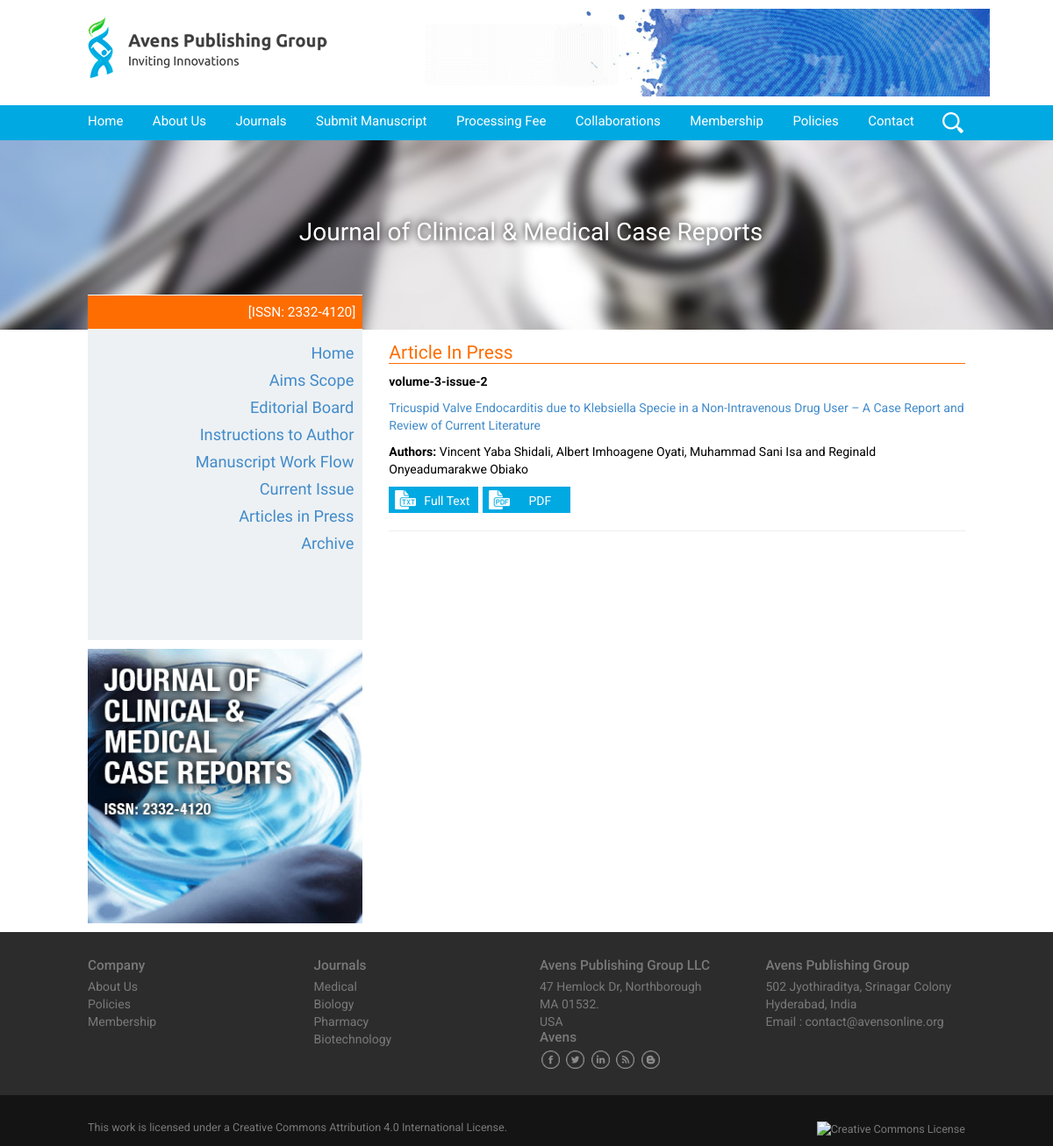
The page /medical/clinical-medical-case-reports/articles-in-press-2/ on the database its author committed.
### tables this page shows
CREATE TABLE `wp_journals` (
  `id` int(11) NOT NULL,
  `issn_number` varchar(255) NOT NULL,
  `created_date` date NOT NULL,
  `updated_date` date NOT NULL,
  `journal_name` varchar(255) NOT NULL,
  `journal_url_slug` text NOT NULL,
  `main_category_id` int(11) NOT NULL,
  `journal_meta_keywords` text NOT NULL,
  `journal_ic_value` varchar(255) NOT NULL,
  `banner_image` varchar(255) NOT NULL,
  `sidebar_image` varchar(255) NOT NULL,
  `journal_description` text NOT NULL,
  `deleted` tinyint(4) NOT NULL DEFAULT '1'
);

CREATE TABLE `wp_journal_posts` (
  `id` int(11) NOT NULL,
  `post_name` varchar(255) NOT NULL,
  `category_id` int(11) NOT NULL,
  `journal_id` int(11) NOT NULL,
  `post_slug` text NOT NULL,
  `journal_slug` text NOT NULL,
  `post_content` text NOT NULL,
  `created_date` date NOT NULL,
  `updated_date` date NOT NULL,
  `deleted` tinyint(4) NOT NULL DEFAULT '1'
);

CREATE TABLE `wp_journal_archives` (
  `id` int(11) NOT NULL,
  `journal_id` int(11) NOT NULL,
  `category_id` int(11) NOT NULL,
  `archive_desc` text NOT NULL,
  `archive_doi` text NOT NULL,
  `archive_year` int(10) NOT NULL,
  `archive_volume` text NOT NULL,
  `archive_fulltext` text NOT NULL,
  `archive_pdf` text NOT NULL,
  `archive_in` tinyint(4) NOT NULL COMMENT '1 means in Article In Press, 2 means in current issue, 3 means in archive',
  `journal_slug` text NOT NULL,
  `created_date` date NOT NULL,
  `updated_date` date NOT NULL,
  `deleted` tinyint(4) NOT NULL DEFAULT '1' COMMENT '1 means not deleted, 0 means deleted'
);

### application/controllers/medical.php (called while the page is built, shortened)
<?php
class Medical extends CI_Controller {
	public function index() {
		$this->load->model('App_model');
        $data['title'] = "Post Info";
		if((strpos($this->uri->segment(3), 'current-issue') !== false) || (strpos($this->uri->segment(3), 'articles-in-press') !== false) || (strpos($this->uri->segment(3), 'archive') !== false) || (strpos($this->uri->segment(3), 'special-issues') !== false) || (strpos($this->uri->segment(3), 'special-issue') !== false)) {
			$data['archive_info'] = $this->App_model->get_archive_info($this->uri->segment(1),$this->uri->segment(2),$this->uri->segment(3));
			$data['get_sidebar_links'] = $this->App_model->get_sidebar_links($this->uri->segment(1),$this->uri->segment(2),$this->uri->segment(3));
			$data['links_info'] = $this->App_model->get_sidebar_slugs($this->uri->segment(1),$this->uri->segment(2),$this->uri->segment(3));
			$this->load->view('templates/header', $data);
			$this->load->view('pages/archive_info.php', $data);
        	$this->load->view('templates/footer', $data);
    	}
	}
}

### index.php (called while the page is built, shortened)
<?php
require_once BASEPATH.'core/CodeIgniter.php';

### application/models/app_model.php (called while the page is built, shortened)
<?php
class App_model extends CI_Model {
	function get_archive_info($cat_name,$journal_name,$post_name) {
		if((strpos($post_name, 'articles-in-press') !== false)) {
			$archive_type = '1';
		} else if((strpos($post_name, 'current-issue') !== false)) {
			$archive_type = '2';
		} else if((strpos($post_name, 'archive') !== false)) {
			$archive_type = '3';
		}else if((strpos($post_name, 'special-issues') !== false) ||  (strpos($post_name, 'special-issue') !== false)) {
			$archive_type = '4';
		}
		$query  = $this->db->query('SELECT * FROM wp_journal_archives jp JOIN wp_journals j on jp.journal_id = j.id INNER JOIN wp_journal_main_categories mc on mc.category_id = j.main_category_id WHERE jp.archive_in = "'.$archive_type.'" AND mc.category_name = "'.$cat_name.'" AND j.journal_url_slug = "'.$journal_name.'" ORDER BY jp.archive_year ASC');
		return $query->result_array();
	}
	function get_sidebar_links($cat_name,$journal_name,$post_name) {
		if((strpos($post_name, 'articles-in-press') !== false)) {
			$archive_type = '1';
		} else if((strpos($post_name, 'current-issue') !== false)) {
			$archive_type = '2';
		} else if((strpos($post_name, 'archive') !== false)) {
			$archive_type = '3';
		}else if((strpos($post_name, 'special-issues') !== false) || (strpos($post_name, 'special-issue') !== false)) {
			$archive_type = '4';
		}
		if($archive_type == '3') {
			$query = $this->db->query('SELECT * FROM wp_journal_archives jp INNER JOIN wp_journals j on jp.journal_id = j.id INNER JOIN wp_journal_main_categories mc on mc.category_id = j.main_category_id WHERE mc.category_name = "'.$cat_name.'" AND j.journal_url_slug = "'.$journal_name.'"');
		} else {
			$query  = $this->db->query('SELECT * FROM wp_journal_archives jp INNER JOIN wp_journals j on jp.journal_id = j.id INNER JOIN wp_journal_main_categories mc on mc.category_id = j.main_category_id WHERE mc.category_name = "'.$cat_name.'" AND j.journal_url_slug = "'.$journal_name.'"');
		}
		return $query->result_array();
	}
	function get_sidebar_slugs ($cat_name,$journal_name,$post_name) {
		$query = $this->db->query('SELECT jp.post_name,mc.category_name,j.journal_url_slug,jp.post_slug FROM wp_journal_posts jp INNER JOIN wp_journals j on jp.journal_id = j.id INNER JOIN wp_journal_main_categories mc on mc.category_id = j.main_category_id WHERE mc.category_name = "'.$cat_name.'" AND j.journal_url_slug = "'.$journal_name.'" ORDER BY jp.created_date ASC');
		return $query->result_array();
	}
}

### application/views/pages/archive_info.php (the view, shortened to what this page needs)
<div id="main" class="site-main">	<div id="primary" class="content-area">
	<div id="content" class="site-content" role="main">
<div class="journal-name">
	<div class="container">
		<h1 class="entry-title"><?php echo $get_sidebar_links[0]['journal_name']; ?></h1>
	</div>
</div>
<div class="container">
	<div class="row">
		<div class="col-sm-4">
			<div>
				<div id="journal-sidebar-wrapper">
					<?php
					if($archive_info[0]['issn_number']) {
							echo "<div class='issn-num'><p>".$archive_info[0]['issn_number']."</p></div>";
						}
					?>
					<div id="journal-sidebar">
						<div id="nav-post">
							<ul class="post-nav">
								<?php
								foreach ($links_info as $key => $value) {
									echo '<li><a class="" href="'.base_url().''.strtolower($value['category_name']).'/'.$value['journal_url_slug'].'/'.$value['post_slug'].'/">'.$value['post_name'].'</a></li>';
								}
								?>
							</ul>
						</div>
					</div>
				</div>
				<div class="journal-info-box">
					<?php if(isset($archive_info) && !empty($archive_info)){ ?>
					<img src="<?php echo base_url(); ?>public/images/journal-sidebar-images/<?php echo $archive_info[0]['sidebar_image'] ?>" class="img-responsive">
					<?php } ?>
				</div>
			</div>
		</div>
		<div class="col-sm-8">
			<div class="post-text-box">
				<div id="post-content">
					<?php
					if(strpos($this->uri->segment(3), 'current-issue') !== false) {
						echo '<h1>Current Issue</h1>';
					}else if(strpos($this->uri->segment(3), 'articles-in-press') !== false) {
						echo '<h1>Article In Press</h1>';
					}
					else if(strpos($this->uri->segment(3), 'archive') !== false) {
						echo '<h1>Archive</h1>';
					}else if(strpos($this->uri->segment(3), 'special-issues') !== false) {
						echo '<h1>Special Issues</h1>';
					}
					?>
					<?php
					if(strpos($this->uri->segment(3), 'archive') !== false) {
						$year_arr = array();
						foreach ($archive_info as $key => $value) {
							array_push($year_arr, $value['archive_year']);
						}
						$temp_arr = array();
						foreach ($archive_info as $key => $value) {
							$temp_arr[$value['archive_year']][$value['archive_volume']][] = $value;
						}
						$f_flag = true;
						echo '<ul id="myTabs" class="nav nav-tabs" role="tablist">';
						foreach ($temp_arr as $key => $value) {
							if($f_flag) {
								echo '<li class="active"><a href="#'.$key.'" id="'.$key.'-tab" role="tab" data-toggle="tab" aria-controls="'.$key.'" aria-expanded="false">'.$key.'</a></li>';
							} else {
								echo '<li><a href="#'.$key.'" id="'.$key.'-tab" role="tab" data-toggle="tab" aria-controls="'.$key.'" aria-expanded="false">'.$key.'</a></li>';
							}
							$f_flag = false;
						}
						echo '</ul>';
						$s_flag = true;
						echo '<div id="myTabContent" class="tab-content">';
						foreach ($temp_arr as $key => $value) {
							if($s_flag) {
								echo '<div class="tab-pane fade active in" id="'.$key.'" aria-labelledby="'.$key.'-tab">';
							} else {
								echo '<div class="tab-pane fade active " id="'.$key.'" aria-labelledby="'.$key.'-tab">';
							}
							foreach ($value as $k => $v) {
								echo '<div class="post-archive-box"><p class="month"><strong>'.$k.'</strong></p>';
								echo '<div class="post-archive-box-inner" style="display:none">';
								foreach ($v as $a => $b) {
									echo '<div class="archive-info">';
									echo $b['archive_desc'];
									echo '<div class="btn-wrapper">
<p><a href="'.$b['archive_fulltext'].'" target="_blank" class="icon-fulltext">Full Text</a><a href="'.$b['archive_pdf'].'" target="_blank" class="icon-pdf">PDF</a></p></div>';
									echo '</div>';
								}
								echo '</div></div>';
							}
							echo '</div>';
							$s_flag = false;
						}
						echo '</div>';
					}
					 else {
						$i = 0;
						foreach ($archive_info as $key => $value) {
							if($i == '0') {
								echo '<p><b>'.$value['archive_volume'].'</b></p>';
							}
							echo '<div class="archive-box"><div>'.$value['archive_desc'].'</div>';
							if(!empty($value['archive_fulltext']) && !empty($value['archive_pdf'])) {
								echo '<div class="btn-wrapper">
								<p><a href="'.$value['archive_fulltext'].'" target="_blank" class="icon-fulltext">Full Text</a><a href="'.$value['archive_pdf'].'" target="_blank" class="icon-pdf"> PDF</a></p></div>';
							}
							echo '</div>';
							$i++;
						}
					}
					?>
				</div>
			</div>
		</div>
	</div>
</div>
</div>

### public/css/style.css (style rules this page uses)
* { -webkit-box-sizing: border-box; -moz-box-sizing: border-box; box-sizing: border-box; }
html { font-size: 100%; overflow-y: scroll; -webkit-text-size-adjust: 100%; -ms-text-size-adjust: 100%; }
html, button, input, select, textarea { font-family: "Source Sans Pro", Helvetica, sans-serif; }
body { color: #141412; line-height: 1.5; margin: 0; }
a { color: #ca3c08; text-decoration: none; }
h1, h2, h3, h4, h5, h6 { clear: both; font-family: Bitter, Georgia, serif; line-height: 1.3; }
h1 { font-size: 48px; margin: 33px 0; }
b, strong { font-weight: bold; }
p { margin: 0 0 24px; }
menu, ol, ul { margin: 16px 0; padding: 0 0 0 40px; }
ul { list-style-type: square; }
img { -ms-interpolation-mode: bicubic; border: 0; vertical-align: middle; }
.site-main { position: relative; }
.entry-title { font-weight: normal; margin: 0 0 5px; }
.post-text-box .archive-box { margin-bottom: 20px;border-bottom: 1px solid #eee;padding-bottom: 10px; }

### public/css/theme.css (style rules this page uses)
body { font-family: Roboto;color: #000000 }
h1 { font-size: 1.5em; }
h1,h2,h3 { margin: 0;padding: 0;font-family: 'Kreon'; }
.site-main { min-height: 500px; }
#journal-sidebar { background: #edf1f3; padding: 10px 0 30px 30px; text-align: right; height: auto; width: auto; }
ul.post-nav { min-height: 300px; }
ul.post-nav li { list-style: none;font-size: 1.3em;margin: 5px 0;font-family: 'Kreon'; }
.post-text-box { padding: 15px 0; }
ul.post-nav li a { padding:0 10px; }
#post-content h1 { color: #fe6d01;margin-bottom:10px; border-bottom: 1px solid #fe6d01; }
.site-header,.journal-name { background-repeat:no-repeat; -webkit-background-size:cover; -moz-background-size:cover; -o-background-size:cover; background-size:cover; background-position:center; }
.journal-info-box img { margin: 10px 0; }
.icon-fulltext { background: url('../images/fulltext_icon.png') no-repeat; }
.icon-pdf { background: url('../images/pdf_icon.png') no-repeat; }
.icon-pdf, .icon-fulltext { display: inline-block; padding: 6px 10px 4px 40px; background-position: 7px; background-color:#00a9e2; color: #fff; margin-right: 5px; min-width: 100px; text-align: center; }

### application/views/pages/archive_info.php (style rules this page uses)
.journal-name h1 { text-align: center; text-shadow: 0px 0px 9px rgba(0, 0, 0, 1); font-size: 2em; color: #ffffff; }
.issn-num { background-color: #fe6d01;padding: 8px;color: #ffffff;border-top:1px solid #ffffff;font-size: 1.1em;text-align: right; }
.issn-num p { margin: 0; }
.journal-info-box { position: relative;color: #ffffff; }

### rows shown on the page
wp_journals: journal_name "Journal of Clinical & Medical Case Reports", issn_number "[ISSN: 2332-4120]", sidebar_image (picture)
wp_journal_posts: post_name "Home"
wp_journal_posts: post_name "Aims Scope"
wp_journal_posts: post_name "Editorial Board"
wp_journal_posts: post_name "Instructions to Author"
wp_journal_posts: post_name "Manuscript Work Flow"
wp_journal_posts: post_name "Current Issue"
wp_journal_posts: post_name "Articles in Press"
wp_journal_posts: post_name "Archive"
wp_journal_archives: archive_volume "volume-3-issue-2", archive_desc "Tricuspid Valve Endocarditis due to Klebsiella Specie in a Non-Intravenous Drug User – A Case Report and Review of Current Literature Authors: Vincent Yaba Shidali, Albert Imhoagene Oyati, Muhammad Sani Isa and Reginald Onyeadumarakwe Obiako"
